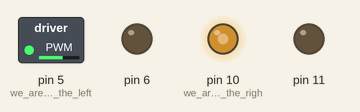
Recording of a sketch running on a simulated Arduino Uno, built with avr-gcc and run on an emulated ATmega328P. On the bench: switched loads named in the sketch (green lamp = pin HIGH), output pins drawn as LEDs (lit = HIGH).

Above: at 0.1 s.
Timing chart, 0 to 1.6 s (numbered marks = the images above):
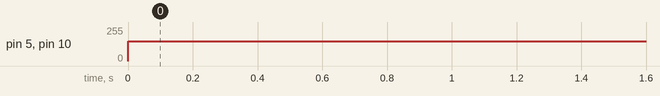

The sketch:

Activity10_ROBOT_ASSEMBLY.ino
```cpp
void setup() {
  // put your setup code here, to run once:
pinMode(5,OUTPUT);  // we are defineing the left motor.
pinMode(6,OUTPUT);
pinMode(10,OUTPUT);  // we are defineing the right motor.
pinMode(11,OUTPUT);
}

void loop() {
  // put your main code here, to run repeatedly:
  // we have to always write analogWrite command for robotics.
analogWrite(5,150); // to move wheels of the robot.of first motor.
analogWrite(6,0);  // 150 used for run slow of robot.
analogWrite(10,150); // to move the second motor.
analogWrite(11,0);

}
```

Measured:
- by itself, pin 5 (we_are_defineing_the_left), pin 10 (we_are_defineing_the_righ): 0/255 → 150/255 at 0.00 s
